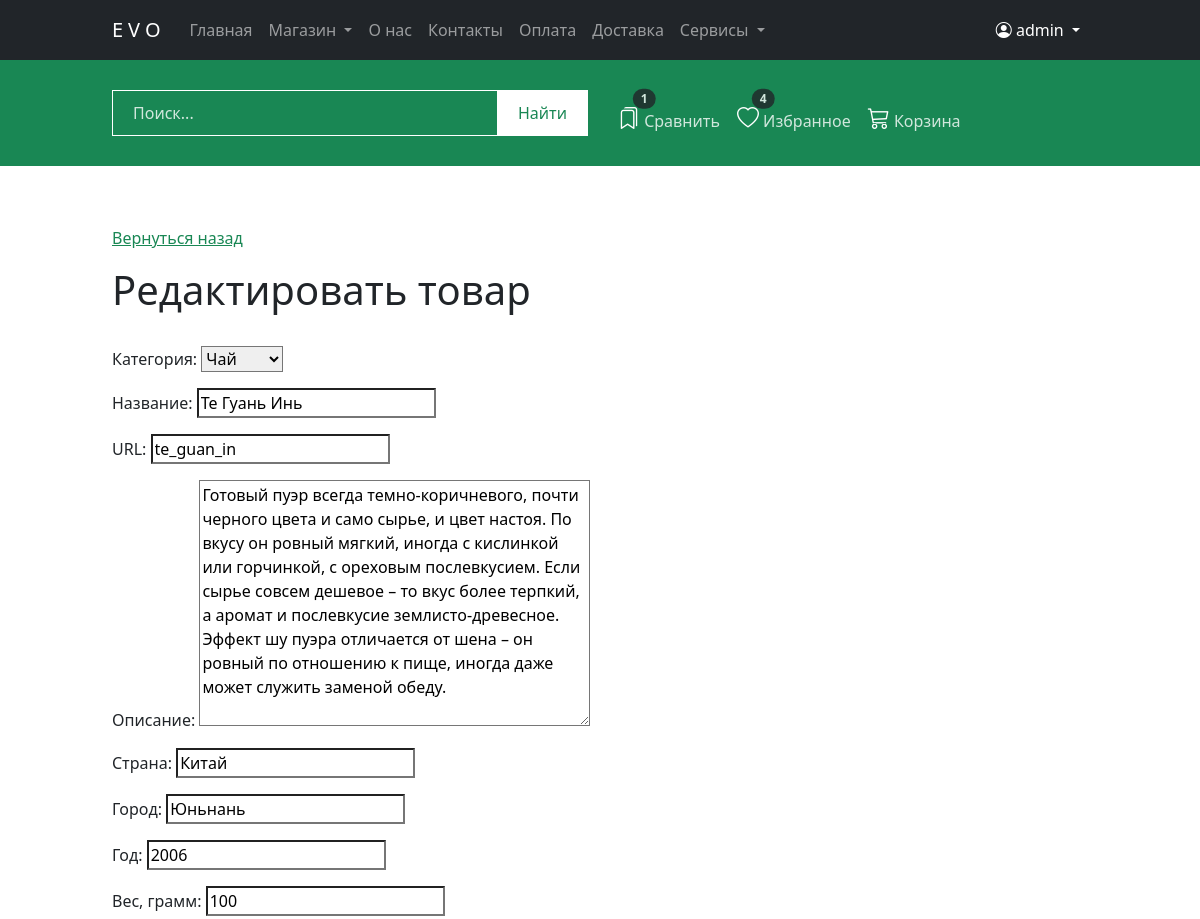
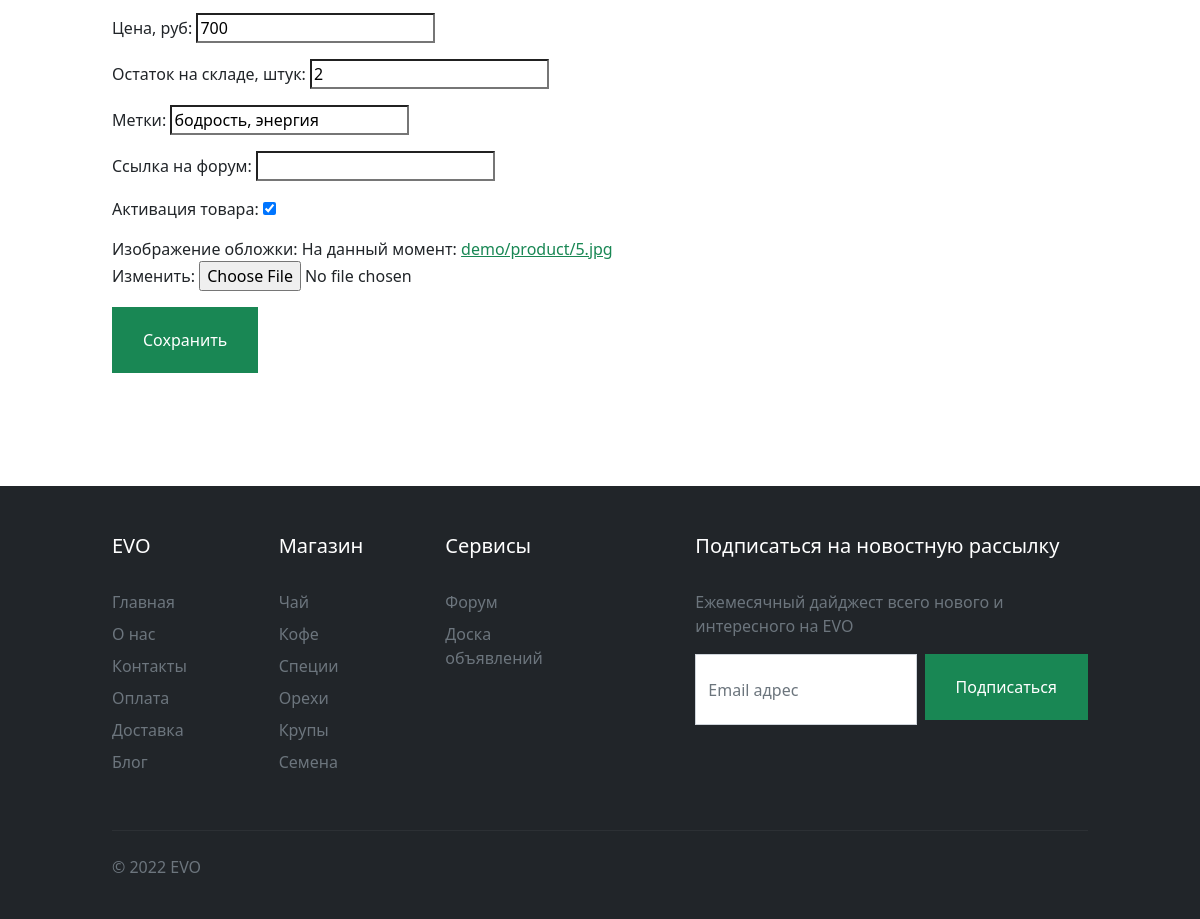
Page /catalog/product/te_guan_in/edit_product/ (signed in) on the committed database (2 pictures, top to bottom).
### apps/core/models.py (models this page shows, shortened)
class Product(models.Model):
    class Meta:
        verbose_name = 'Товар'
        verbose_name_plural = 'Товары'
        index_together = (('id', 'slug'),)
        ordering = ('-created',)
    category = models.ForeignKey(Category, on_delete=models.CASCADE, related_name='products', verbose_name='Категория')
    name = models.CharField(max_length=50, db_index=True, verbose_name='Название')
    slug = models.SlugField(max_length=200, db_index=True, verbose_name="URL")
    desc = models.TextField(verbose_name='Описание')
    country = models.CharField(max_length=50, blank=True, null=True, default=None, verbose_name='Страна')
    town = models.CharField(max_length=50, blank=True, null=True, default=None, verbose_name='Город')
    year = models.CharField(max_length=50, blank=True, null=True, default=None, verbose_name='Год')
    volume = models.IntegerField(verbose_name='Вес, грамм')
    price = models.DecimalField(max_digits=10, decimal_places=0, verbose_name='Цена, руб')
    stock = models.PositiveIntegerField(verbose_name='Остаток на складе, штук')
    tag = models.CharField(max_length=100, blank=True, null=True, default=None, verbose_name='Метки')
    talk_forum = models.URLField(blank=True, null=True, default=None, verbose_name='Ссылка на форум')
    is_active = models.BooleanField(default=True, verbose_name="Активация товара")
    image = models.ImageField(upload_to='product/', verbose_name='Изображение обложки')
    created = models.DateTimeField(auto_now_add=True, verbose_name='Дата создания')
    updated = models.DateTimeField(auto_now=True, verbose_name='Дата изменения')

class Category(models.Model):
    class Meta:
        verbose_name = 'Категория'
        verbose_name_plural = 'Категории'
    name = models.CharField(max_length=20, db_index=True, verbose_name='Категория')
    slug = models.SlugField(max_length=200, db_index=True, unique=True, verbose_name="URL")
    is_active = models.BooleanField(default=True, verbose_name="Активация категории")
    created = models.DateTimeField(auto_now_add=True, auto_now=False, verbose_name='Дата создания')
    updated = models.DateTimeField(auto_now_add=False, auto_now=True, verbose_name='Дата изменения')
    image = models.ImageField(upload_to='category/', verbose_name='Изображение категории')
    url = models.CharField(max_length=30, blank=True, null=True, default=None, verbose_name='Ссылка на Категорию')
    def __str__(self):
        return self.name

### apps/core/views.py (the view, shortened to what this page needs)
# urls.py: path('catalog/product/<slug:slug>/edit_product/', views.EditProductView.as_view(), name='edit_product'),
class EditProductView(SuccessMessageMixin, LoginRequiredMixin, UpdateView):
    model = Product
    template_name = 'core/edit_product.html'
    form_class = ProductForm
    success_url = reverse_lazy('edit_product')
    success_message = 'Товар обновлён'

### apps/core/forms.py
class ProductForm(forms.ModelForm):
    class Meta:
        model = Product
        fields = '__all__'
        widgets = {
            'description': forms.Textarea(attrs={'class': 'form-control'}),
        }

### apps/cart/cart.py (called while the page is built)
    def __len__(self):
        return sum(item['quantity'] for item in self.cart.values())

### apps/cart/context_processors.py (called while the page is built)
def cart(request):
    return {'cart': Cart(request)}

### apps/templates/core/edit_product.html (shortened to what this page needs)
{% extends 'layouts/base.html' %}
{% load  static %}
{% block content %}
    <section id="prod" class="paddingTopBottom">
        <div class="container">
            <div class="row">
                <div class="col">
                    <p><a href="{% url 'product' product.slug %}">Вернуться назад</a></p>
                    <h1>Редактировать товар</h1>
                    <form action="" method="POST" enctype="multipart/form-data">
                        {{ form.as_p }}
                        <button type="submit" class="btn btn-success btnS">Сохранить</button>
                    </form>
                </div>
            </div>
        </div>
    </section>
{% endblock %}

### apps/templates/includes/navigation.html (shortened to what this page needs)
<nav id="navbar" class="navbar navbar-expand-lg navbar-dark bg-dark">
    <div class="container">
        <a class="navbar-brand" href="{% url 'main' %}">EVO</a>
        <div class="collapse navbar-collapse" id="navbarNav">
            <ul class="navbar-nav me-auto mb-2 mb-lg-0">
                <li class="nav-item">
                    <a class="nav-link" href="{% url 'main' %}">Главная</a>
                </li>
                <li class="nav-item dropdown">
                    <a class="nav-link dropdown-toggle" href="" id="navbarDropdownMenuLink1"
                       role="button"
                       data-bs-toggle="dropdown" aria-expanded="false">
                        Магазин
                    </a>
                </li>
                <li class="nav-item">
                    <a href="{% url 'about' %}" class="nav-link">О нас</a>
                </li>
                <li class="nav-item">
                    <a href="{% url 'contacts' %}" class="nav-link">Контакты</a>
                </li>
                <li class="nav-item">
                    <a href="#" class="nav-link">Оплата</a>
                </li>
                <li class="nav-item">
                    <a href="#" class="nav-link">Доставка</a>
                </li>
                <li class="nav-item dropdown">
                    <a class="nav-link dropdown-toggle" href="" id="navbarDropdownMenuLinkService"
                       role="button"
                       data-bs-toggle="dropdown" aria-expanded="false">
                        Сервисы
                    </a>
                </li>
            </ul>
            <div class="navbar-nav text-lg-end">
                <li class="nav-item dropdown">
                    <a class="nav-link dropdown-toggle text-white" href="" id="navbarDropdownMenuLink2"
                       role="button"
                       data-bs-toggle="dropdown" aria-expanded="false">
                        {% if user.is_authenticated %}
                            <i class="bi bi-person-circle"></i> {{ user.username }}
                        {% else %}
                            <i class="bi bi-person-circle"></i> Личный кабинет
                        {% endif %}
                    </a>
                </li>
            </div>
        </div>
    </div>
</nav>

### apps/static/css/style.css (style rules this page uses)
:root { --color-accent: #198754; }
@media (min-width: 1000px) { .container { max-width: 1000px; } }
h1, .h2, .h3, .h4, .h5, .h6, h1, h2, h3, h4, h5, h6 { margin-bottom: 2rem; }
a.active.focus, a.active:focus, a.focus, a:active.focus, a:active:focus, a:focus, button.active.focus, button.active:focus, button.focus, button:active.focus, button:active:focus, button:focus, .btn.active.focus, .btn.active:focus, .btn.focus, .btn:active.focus, .btn:active:focus, .btn:focus, input, textarea, input:active, textarea:active { outline: 0 !important; outline-color: transparent !important; outline-style: none !important; box-shadow: 0 0 0 0 rgba(0, 123, 255, 0) !important; }
a, .btn-link { color: var(--color-accent); }
*, .rounded-3 { -webkit-border-radius: 0 !important; -moz-border-radius: 0 !important; border-radius: 0 !important; }
.paddingTopBottom { padding-top: 5%; padding-bottom: 5%; }
#navbar { padding-top: 10px; padding-bottom: 10px; }
#navbar .navbar-brand { letter-spacing: 5px; }
.btnS { padding: 20px 30px; margin-bottom: 5px; }

### rows in the picture
Product: category "Чай", slug "te_guan_in", desc "Готовый пуэр всегда темно-коричневого, почти черного цвета и само сырье, и цвет настоя. По вкусу он ровный мягкий, иногда с кислинкой или горчинкой, с ореховым послевкусием. Если сырье совсем дешевое – то вкус более терпкий, а аромат и послевкусие землисто-древесное. Эффект шу пуэра отличается от шена – он ровный по отношению к пище, иногда даже может служить заменой обеду.", country "Китай", town "Юньнань", year "2006", volume "100", price "700", stock "2", tag "бодрость, энергия", is_active "☑"
Category: name "Те Гуань Инь"

### other values in the picture
{{ user.username }} "admin"
